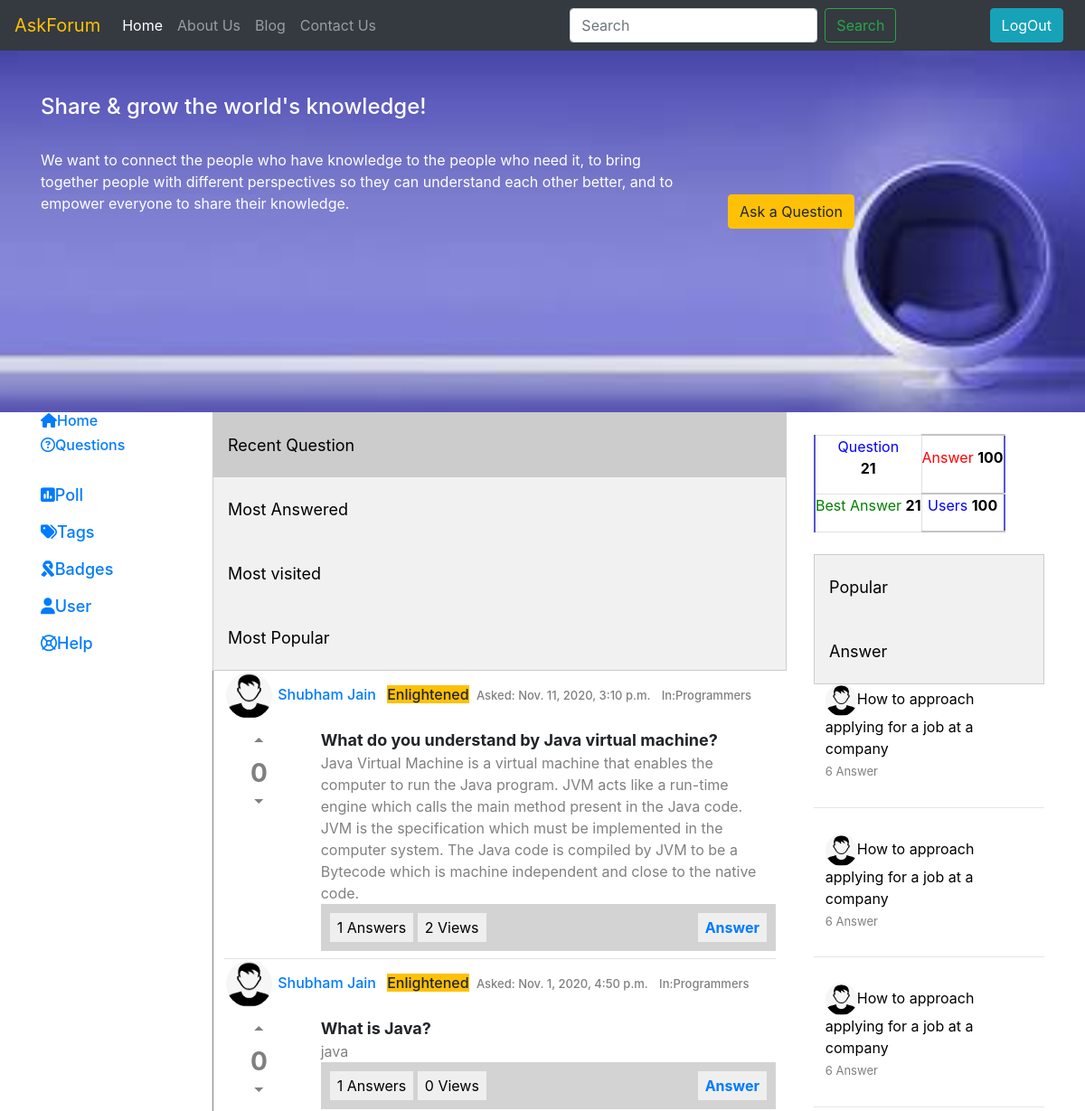
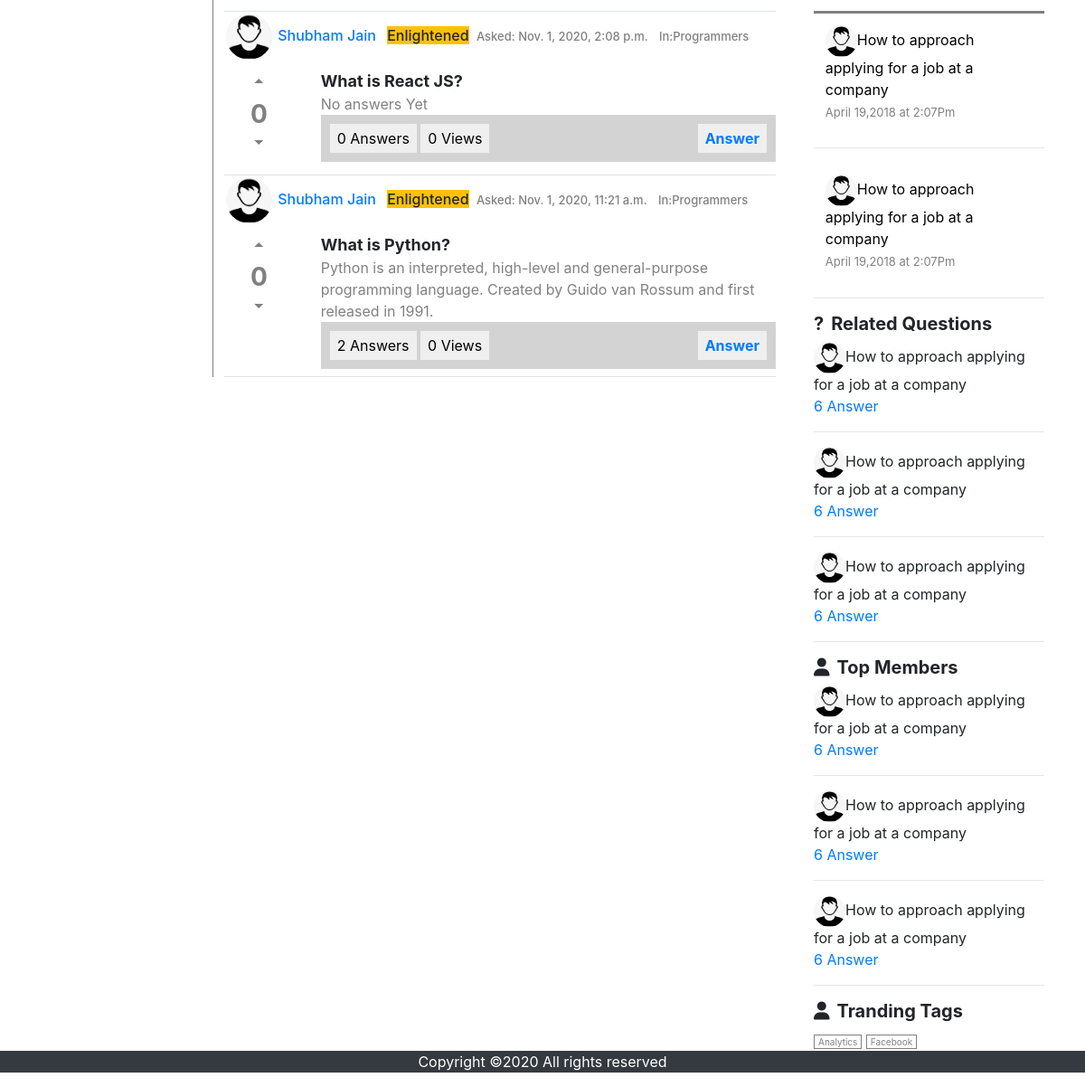
The app's page / (signed in) with its own data (2 pictures, top to bottom).
### App/models.py (models this page shows, shortened)
class Questions(models.Model):
	questionId = models.UUIDField(default=uuid.uuid4, editable=True, unique=True)
	question = models.TextField()
	totalVotes = models.IntegerField(default=0,blank=True)
	date = models.DateTimeField(auto_now_add=True, blank=True)
	Views = models.IntegerField(default=0)
	User = models.ForeignKey(UserDetail,on_delete=models.CASCADE,related_name='userinfo')

class UserDetail(models.Model):
	UserId = models.CharField(max_length=50,default='',blank=True)
	FirstName = models.CharField(max_length=50,default='',blank=True)
	LastName = models.CharField(max_length=50,default='',blank=True)
	Phone = models.CharField(max_length=10,default='',blank=True)
	Password = models.CharField(max_length=100,default='',blank=True)
	Email = models.EmailField(blank=True)
	SecurityQuestion = models.CharField(max_length=150,default='',blank=True)
	SecurityAnswer = models.CharField(max_length=500,default='',blank=True)
	profilePic = models.ImageField(upload_to='media', default='media/user.png')
	Score = models.IntegerField(default=0)
	MALE = 'M'
	FEMALE = 'F'
	OTHER = 'O'
	GENDER_CHOICES = [
	    (MALE, 'Male'),
	    (FEMALE, 'Female'),
	    (OTHER, 'Other')
	    ]
	Gender = models.CharField(max_length=1,default='',choices=GENDER_CHOICES)

class Answers(models.Model):
	answerId = models.CharField(max_length=100,default='', unique=True)
	question = models.ForeignKey(Questions,on_delete=models.CASCADE)
	answer = models.TextField(blank=True)
	totalVotes = models.IntegerField(blank=True)
	date = models.DateTimeField(auto_now_add=True, blank=True)
	User = models.CharField(max_length=50,blank=True,default='')

### App/views.py (the view)
# urls.py: path('', views.index, name='index'),
def index(request):
	recentQuestions = Questions.objects.all().order_by('-date')
	Ans = []
	for qid in recentQuestions:
		allAnswers = Answers.objects.filter(question=qid)
		Ans.append(allAnswers)
	if request.session.has_key('user'):
		user = request.session['user']
		params = {'userloggedIn':user,'AllQuestions':zip(recentQuestions,Ans),'class_':'recent',}
	else:
		params = {'AllQuestions':zip(recentQuestions,Ans),'class_':'recent'}
	return render(request, "index.html", params)

### App/templates/index.html (shortened to what this page needs)
{% extends 'base.html' %}
{% load static %}
{% block body %}
    <div class="container">
        <div class="row">
            <div class="col-lg-2 col-md-2 col-sm-12 col-12">
                <a href="/" class="leftSideDivOpt">
                    <h6><i class="fas fa-home"></i>Home</h6>
                </a>
                <a href="#" class="leftSideDivOpt">
                    <h6>
                        <i class="far fa-question-circle"></i>Questions</h6>
                </a>
                <br>
                <a href="#" class="leftSideDivOpt">
                    <h6><i class="fas fa-poll"></i>Poll
                </a>
                <br><br>
                <a href="#" class="leftSideDivOpt">
                    <h6><i class="fas fa-tags"></i>Tags
                </a><br><br>
                <a href="#" class="leftSideDivOpt">
                    <h6><i class="fas fa-ribbon"></i>Badges
                </a><br><br>
                <a href="#" class="leftSideDivOpt">
                    <h6><i class="fas fa-user"></i>User
                </a><br><br>
                <a href="#" class="leftSideDivOpt">
                    <h6><i class="far fa-life-ring"></i>Help
                </a><br><br>
            </div>
            <div class="col-lg-7 col-md-7 col-sm-12 col-12">
                <div class="tab">
                    <a href="/recent/"><button class="tablinks {% if class_ == 'recent' %} active {% endif %}">Recent Question</button></a>
                    <a href="/mostAnswered/"><button class="tablinks {% if class_ == 'mostAnswered' %} active {% endif %}">Most Answered</button></a>
                    <a href="/mostVisited/"><button class="tablinks {% if class_ == 'mostVisited' %} active {% endif %}">Most visited</button></a>
                    <a href="/mostPopular/"><button class="tablinks {% if class_ == 'mostPopular' %} active {% endif %}">Most Popular</button></a>
                </div>
                <div id="Recent_Question" class="tabcontent" style="display: block;">
                    {% for question, Answers in AllQuestions %}
                    <div class="border-bottom pb-2">
                        <h6>
                            <img src="{{question.User.profilePic.url}}" class="midprofile">
                            <a href="/profile/{{question.User.UserId}}">
                            <span class="mr-2">{{question.User.FirstName}} {{question.User.LastName}}</span>
                            </a>
                            <span class="mr-1 btn-warning">Enlightened</span>
                            <span style="color:grey;font-size:small;">Asked:<span> {{question.date}}</span></span>
                            <span style="color:grey;font-size:small;" class="ml-2">In:<span>Programmers</span></span>
                            <br>
                        </h6>
                        <div class="row">
                            <div class="col-lg-2 col-md-2 col-sm-2 col-2">
                                <center>
                                    <h3 style="cursor: pointer;color:grey;font-weight: bolder;">
                                        <span onclick="votes('up--{{question.questionId}}')" data-href="{{question.questionId}}"
                                            class="material-icons" onclick="">
                                        </span><br>
                                        <span id="{{question.questionId}}">{{question.totalVotes}}</span><br>
                                        <span class="material-icons" onclick="votes('down--{{question.questionId}}')">
                                        </span></h3>
                                </center>
                            </div>
                            <div class="col-lg-10 col-md-10 col-sm-10 col-10">
                                <span style="font-size:large;font-weight: bold;">
                                {{question.question}}
                                </span>
                                <br>
                                <span style="color:gray">
                                    {% if not Answers %}
                                    <span> No answers Yet</span>
                                    {% endif %}
                                    {% for ans in Answers|slice:1  %}
                                    {{ans.answer  }}
                                    <br>
                                    {% endfor %}
                                    </span>
                                <div class="midDivinnerSect">
                                    <button>{{Answers|length}} Answers</button>
                                    <button>{{question.Views}} Views</button>
                                    <button class="float-right">
                                    <a href="/answer/{{question.questionId}}">
                                        <strong class='answer' data-href="{{question.questionId}}">Answer</strong></button>
                                </div>
                            </div>
                        </div>
                    </div>
                    {% endfor %}
                </div>
            </div>
            <div class="col-lg-3 col-md-3 col-sm-12 col-12">
                <div class="rightSideDiv">
                    <br>
                    <table>
                        <tr>
                            <td class="border">
                                <p style="color:blue;">Question<br>
                                    <strong style="color:black;">21</strong></p>
                            </td>
                            <td>
                                <p style="color:red;">Answer
                                    <strong style="color:black;">100</strong></p>
                            </td>
                        </tr>
                        <tr>
                            <td class="border">
                                <p style="color:green;">Best Answer
                                    <strong style="color:black;">21</strong></p>
                            </td>
                            <td>
                                <p style="color:blue;">Users
                                    <strong style="color:black;">100</strong></p>
                            </td>
                        </tr>
                    </table>
                    <br>
                    <div class="tab">
                        <button class="tablinks1" onclick="openCity1(event, 'RightPopular')">Popular</button>
                        <button class="tablinks1" onclick="openCity1(event, 'RightAnswer')">Answer</button>
                    </div>
                    <div id="RightPopular" class="tabcontent1">
                        <p><img src="{% static 'images/user.png' %}">How to approach applying for a job at a company<br>
                            <a href="#"><span>6 Answer</span></a></p>
                        <hr>
                        <p><img src="{% static 'images/user.png' %}">How to approach applying for a job at a company<br>
                            <a href="#"><span>6 Answer</span></a></p>
                        <hr>
                        <p><img src="{% static 'images/user.png' %}">How to approach applying for a job at a company<br>
                            <a href="#"><span>6 Answer</span></a></p>
                        <hr>
                    </div>
                    <div id="RightAnswer" class="tabcontent1">
                        <p><img src="{% static 'images/user.png' %}">How to approach applying for a job at a company<br>
                            <span>April 19,2018 at 2:07Pm</span></p>
                        <hr>
                        <p><img src="{% static 'images/user.png' %}">How to approach applying for a job at a company<br>
                            <span>April 19,2018 at 2:07Pm</span></p>
                        <hr>
                    </div>
                    <div>
                        <h5><strong><span class="mr-2">?</span>Related Questions</strong></h5>
                        <p><img src="{% static 'images/user.png' %}" class="profilePic">How to approach applying for a job at a
                            company<br>
                            <a href="#"><span>6 Answer</span></a></p>
                        <hr>
                        <p><img src="{% static 'images/user.png' %}" class="profilePic">How to approach applying for a job at a
                            company<br>
                            <a href="#"><span>6 Answer</span></a></p>
                        <hr>
                        <p><img src="{% static 'images/user.png' %}" class="profilePic">How to approach applying for a job at a
                            company<br>
                            <a href="#"><span>6 Answer</span></a></p>
                        <hr>
                    </div>
                    <div>
                        <h5><strong><span class="mr-2"><i class="fa fa-user"></i></span>Top Members</strong></h5>
                        <p><img src="{% static 'images/user.png' %}" class="profilePic">How to approach applying for a job at a
                            company<br>
                            <a href="#"><span>6 Answer</span></a></p>
                        <hr>
                        <p><img src="{% static 'images/user.png' %}" class="profilePic">How to approach applying for a job at a
                            company<br>
                            <a href="#"><span>6 Answer</span></a></p>
                        <hr>
                        <p><img src="{% static 'images/user.png' %}" class="profilePic">How to approach applying for a job at a
                            company<br>
                            <a href="#"><span>6 Answer</span></a></p>
                        <hr>
                    </div>
                    <div>
                        <h5><strong><span class="mr-2"><i class="fa fa-user"></i></span>Tranding Tags</strong></h5>
                        <a href="#" class="tagBtn">Analytics</a>
                        <a href="#" class="tagBtn">Facebook</a>
                    </div>
                </div>
            </div>
        </div>
    </div>
{% endblock %}

### App/static/css/index.css (style rules this page uses)
* { padding: 0; margin:0; box-sizing: border-box; }
.tab { overflow: hidden; border: 1px solid #ccc; background-color: #f1f1f1; }
.tab button { background-color: inherit; float: left; border: none; outline: none; cursor: pointer; padding: 14px 16px; transition: 0.3s; }
.tab button.active { background-color: #ccc; }
.tabcontent { display: none; padding: 6px 12px; border: 1px solid #ccc; border-top: none; }
table { border:1px solid rgb(197, 195, 195); }
tr { border-left:2px solid rgb(86, 86, 209); border-right:2px solid rgb(86, 86, 209); padding:5px; }
td { border-top:2px solid rgb(197, 195, 195); border-bottom:2px solid rgb(197, 195, 195); }
td p { text-align:center; }
.tabcontent1 img { width:35px; height:35px; border-radius:50%; vertical-align: middle; }
.tabcontent1 p { font-weight: inherit;; padding:5%; color:black; }
.tabcontent1 span { color:grey; font-size:small; }
#RightPopular { border-bottom:3px solid grey; }
.profilePic { width:35px; height:35px; border-radius:50%; vertical-align: middle; }
.tagBtn { border:1px solid grey; padding:1px 4px; color:grey; text-decoration: none; font-size: x-small; }
.midprofile { width:55px; height:55px; padding:2px; border:1 px solid black; border-radius:50%; vertical-align: middle; }
.midDivinnerSect { background:lightgray; padding:2%; }
.midDivinnerSect button { padding:4px 8px; border:grey; outline:none; }
.leftSideDivOpt { font-size:large; font-size: bold; text-decoration: none; padding-top:20px; }

### App/static/css/profile.css (style rules this page uses)
* { margin:0; padding:0; box-sizing: border-box; }
.tab { float: left; border: 1px solid #ccc; background-color: #f1f1f1; width:100%; }
.tab button { display: block; background-color: inherit; color: black; padding: 22px 16px; width:100%; border: none; outline: none; text-align: left; cursor: pointer; transition: 0.3s; font-size:large; }
.tab button.active { background-color: #ccc; }
.tabcontent { float: left; padding: 0px 12px; border: 1px solid #ccc; border:none; border-left: 1px solid grey; display:none; }
.material-icons { color:grey; }

### records on screen
Questions: User.profilePic (placeholder picture), User.FirstName "Shubham", User.LastName "Jain", date "Nov. 11, 2020, 3:10 p.m.", totalVotes "0", question "What do you understand by Java virtual machine?", Answers "1", Views "2"
Answers: answer "Java Virtual Machine is a virtual machine that enables the computer to run the Java program. JVM acts like a run-time engine which calls the main method present in the Java code. JVM is the specification which must be implemented in the computer system. The Java code is compiled by JVM to be a Bytecode which is machine independent and close to the native code."
Questions: User.profilePic (placeholder picture), User.FirstName "Shubham", User.LastName "Jain", date "Nov. 1, 2020, 4:50 p.m.", totalVotes "0", question "What is Java?", Answers "1", Views "0"
Answers: answer "java"
Questions: User.profilePic (placeholder picture), User.FirstName "Shubham", User.LastName "Jain", date "Nov. 1, 2020, 2:08 p.m.", totalVotes "0", question "What is React JS?", shows "No answers Yet", Answers "0", Views "0"
Questions: User.profilePic (placeholder picture), User.FirstName "Shubham", User.LastName "Jain", date "Nov. 1, 2020, 11:21 a.m.", totalVotes "0", question "What is Python?", Answers "2", Views "0"
Answers: answer "Python is an interpreted, high-level and general-purpose programming language. Created by Guido van Rossum and first released in 1991."
